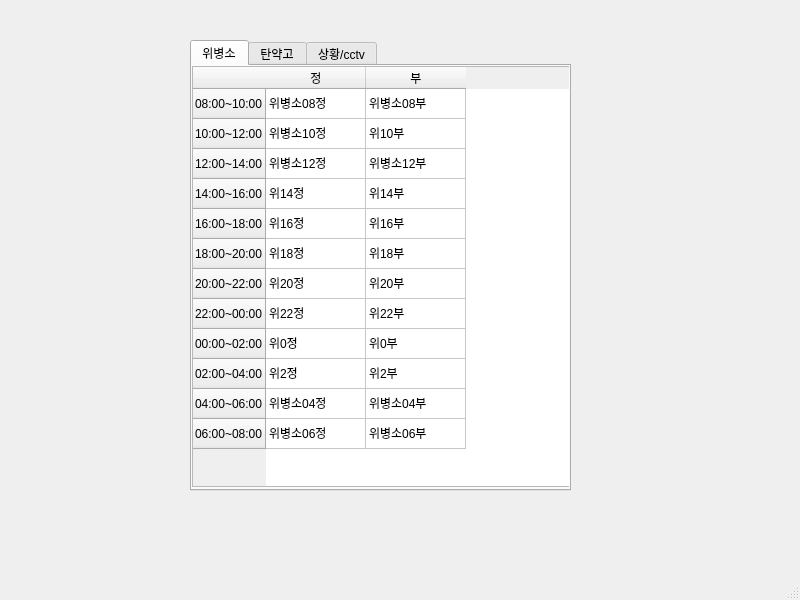
<?xml version="1.0" encoding="UTF-8"?>
<ui version="4.0">
 <class>TodayTable</class>
 <widget class="QMainWindow" name="TodayTable">
  <property name="geometry">
   <rect>
    <x>0</x>
    <y>0</y>
    <width>800</width>
    <height>600</height>
   </rect>
  </property>
  <property name="windowTitle">
   <string>MainWindow</string>
  </property>
  <widget class="QWidget" name="centralwidget">
   <widget class="QTabWidget" name="tabWidget">
    <property name="geometry">
     <rect>
      <x>190</x>
      <y>40</y>
      <width>381</width>
      <height>451</height>
     </rect>
    </property>
    <property name="currentIndex">
     <number>0</number>
    </property>
    <property name="documentMode">
     <bool>false</bool>
    </property>
    <widget class="QWidget" name="tab">
     <attribute name="title">
      <string>위병소</string>
     </attribute>
     <widget class="QTableWidget" name="tableWidget">
      <property name="geometry">
       <rect>
        <x>0</x>
        <y>0</y>
        <width>381</width>
        <height>421</height>
       </rect>
      </property>
      <row>
       <property name="text">
        <string>08:00~10:00</string>
       </property>
      </row>
      <row>
       <property name="text">
        <string>10:00~12:00</string>
       </property>
      </row>
      <row>
       <property name="text">
        <string>12:00~14:00</string>
       </property>
      </row>
      <row>
       <property name="text">
        <string>14:00~16:00</string>
       </property>
      </row>
      <row>
       <property name="text">
        <string>16:00~18:00</string>
       </property>
      </row>
      <row>
       <property name="text">
        <string>18:00~20:00</string>
       </property>
      </row>
      <row>
       <property name="text">
        <string>20:00~22:00</string>
       </property>
      </row>
      <row>
       <property name="text">
        <string>22:00~00:00</string>
       </property>
      </row>
      <row>
       <property name="text">
        <string>00:00~02:00</string>
       </property>
      </row>
      <row>
       <property name="text">
        <string>02:00~04:00</string>
       </property>
      </row>
      <row>
       <property name="text">
        <string>04:00~06:00</string>
       </property>
      </row>
      <row>
       <property name="text">
        <string>06:00~08:00</string>
       </property>
      </row>
      <column>
       <property name="text">
        <string>정</string>
       </property>
      </column>
      <column>
       <property name="text">
        <string>부</string>
       </property>
      </column>
      <item row="0" column="0">
       <property name="text">
        <string>위병소08정</string>
       </property>
      </item>
      <item row="0" column="1">
       <property name="text">
        <string>위병소08부</string>
       </property>
      </item>
      <item row="1" column="0">
       <property name="text">
        <string>위병소10정</string>
       </property>
      </item>
      <item row="1" column="1">
       <property name="text">
        <string>위10부</string>
       </property>
      </item>
      <item row="2" column="0">
       <property name="text">
        <string>위병소12정</string>
       </property>
      </item>
      <item row="2" column="1">
       <property name="text">
        <string>위병소12부</string>
       </property>
      </item>
      <item row="3" column="0">
       <property name="text">
        <string>위14정</string>
       </property>
      </item>
      <item row="3" column="1">
       <property name="text">
        <string>위14부</string>
       </property>
      </item>
      <item row="4" column="0">
       <property name="text">
        <string>위16정</string>
       </property>
      </item>
      <item row="4" column="1">
       <property name="text">
        <string>위16부</string>
       </property>
      </item>
      <item row="5" column="0">
       <property name="text">
        <string>위18정</string>
       </property>
      </item>
      <item row="5" column="1">
       <property name="text">
        <string>위18부</string>
       </property>
      </item>
      <item row="6" column="0">
       <property name="text">
        <string>위20정</string>
       </property>
      </item>
      <item row="6" column="1">
       <property name="text">
        <string>위20부</string>
       </property>
      </item>
      <item row="7" column="0">
       <property name="text">
        <string>위22정</string>
       </property>
      </item>
      <item row="7" column="1">
       <property name="text">
        <string>위22부</string>
       </property>
      </item>
      <item row="8" column="0">
       <property name="text">
        <string>위0정</string>
       </property>
      </item>
      <item row="8" column="1">
       <property name="text">
        <string>위0부</string>
       </property>
      </item>
      <item row="9" column="0">
       <property name="text">
        <string>위2정</string>
       </property>
      </item>
      <item row="9" column="1">
       <property name="text">
        <string>위2부</string>
       </property>
      </item>
      <item row="10" column="0">
       <property name="text">
        <string>위병소04정</string>
       </property>
      </item>
      <item row="10" column="1">
       <property name="text">
        <string>위병소04부</string>
       </property>
      </item>
      <item row="11" column="0">
       <property name="text">
        <string>위병소06정</string>
       </property>
      </item>
      <item row="11" column="1">
       <property name="text">
        <string>위병소06부</string>
       </property>
      </item>
     </widget>
    </widget>
    <widget class="QWidget" name="tab_3">
     <attribute name="title">
      <string>탄약고</string>
     </attribute>
     <widget class="QTableWidget" name="tableWidget_2">
      <property name="geometry">
       <rect>
        <x>0</x>
        <y>0</y>
        <width>381</width>
        <height>421</height>
       </rect>
      </property>
      <row>
       <property name="text">
        <string>08:00~10:00</string>
       </property>
      </row>
      <row>
       <property name="text">
        <string>10:00~12:00</string>
       </property>
      </row>
      <row>
       <property name="text">
        <string>12:00~14:00</string>
       </property>
      </row>
      <row>
       <property name="text">
        <string>14:00~16:00</string>
       </property>
      </row>
      <row>
       <property name="text">
        <string>16:00~18:00</string>
       </property>
      </row>
      <row>
       <property name="text">
        <string>18:00~20:00</string>
       </property>
      </row>
      <row>
       <property name="text">
        <string>20:00~22:00</string>
       </property>
      </row>
      <row>
       <property name="text">
        <string>22:00~00:00</string>
       </property>
      </row>
      <row>
       <property name="text">
        <string>00:00~02:00</string>
       </property>
      </row>
      <row>
       <property name="text">
        <string>02:00~04:00</string>
       </property>
      </row>
      <row>
       <property name="text">
        <string>04:00~06:00</string>
       </property>
      </row>
      <row>
       <property name="text">
        <string>06:00~08:00</string>
       </property>
      </row>
      <column>
       <property name="text">
        <string>정</string>
       </property>
      </column>
      <column>
       <property name="text">
        <string>부</string>
       </property>
      </column>
      <item row="0" column="0">
       <property name="text">
        <string>탄8정</string>
       </property>
      </item>
      <item row="0" column="1">
       <property name="text">
        <string>탄8부</string>
       </property>
      </item>
      <item row="1" column="0">
       <property name="text">
        <string>탄10정</string>
       </property>
      </item>
      <item row="1" column="1">
       <property name="text">
        <string>탄10부</string>
       </property>
      </item>
      <item row="2" column="0">
       <property name="text">
        <string>탄12정</string>
       </property>
      </item>
      <item row="2" column="1">
       <property name="text">
        <string>탄12부</string>
       </property>
      </item>
      <item row="3" column="0">
       <property name="text">
        <string>탄14정</string>
       </property>
      </item>
      <item row="3" column="1">
       <property name="text">
        <string>탄124부</string>
       </property>
      </item>
      <item row="4" column="0">
       <property name="text">
        <string>탄16정</string>
       </property>
      </item>
      <item row="4" column="1">
       <property name="text">
        <string>탄16부</string>
       </property>
      </item>
      <item row="11" column="0">
       <property name="text">
        <string>탄06정</string>
       </property>
      </item>
      <item row="11" column="1">
       <property name="text">
        <string>탄06뷰ㅜ</string>
       </property>
      </item>
     </widget>
    </widget>
    <widget class="QWidget" name="tab_2">
     <attribute name="title">
      <string>상황/cctv</string>
     </attribute>
     <widget class="QTableWidget" name="tableWidget_3">
      <property name="geometry">
       <rect>
        <x>0</x>
        <y>0</y>
        <width>381</width>
        <height>421</height>
       </rect>
      </property>
      <row>
       <property name="text">
        <string>08:00~10:00</string>
       </property>
      </row>
      <row>
       <property name="text">
        <string>10:00~12:00</string>
       </property>
      </row>
      <row>
       <property name="text">
        <string>12:00~14:00</string>
       </property>
      </row>
      <row>
       <property name="text">
        <string>14:00~16:00</string>
       </property>
      </row>
      <row>
       <property name="text">
        <string>16:00~18:00</string>
       </property>
      </row>
      <row>
       <property name="text">
        <string>18:00~20:00</string>
       </property>
      </row>
      <row>
       <property name="text">
        <string>20:00~22:00</string>
       </property>
      </row>
      <row>
       <property name="text">
        <string>22:00~00:00</string>
       </property>
      </row>
      <row>
       <property name="text">
        <string>00:00~02:00</string>
       </property>
      </row>
      <row>
       <property name="text">
        <string>02:00~04:00</string>
       </property>
      </row>
      <row>
       <property name="text">
        <string>04:00~06:00</string>
       </property>
      </row>
      <row>
       <property name="text">
        <string>06:00~08:00</string>
       </property>
      </row>
      <column>
       <property name="text">
        <string>상황병</string>
       </property>
      </column>
      <column>
       <property name="text">
        <string>CCTV</string>
       </property>
      </column>
      <item row="0" column="0">
       <property name="text">
        <string>상08</string>
       </property>
      </item>
      <item row="0" column="1">
       <property name="text">
        <string>시8</string>
       </property>
      </item>
      <item row="1" column="0">
       <property name="text">
        <string>상10</string>
       </property>
      </item>
      <item row="1" column="1">
       <property name="text">
        <string>시10</string>
       </property>
      </item>
      <item row="11" column="0">
       <property name="text">
        <string>상06</string>
       </property>
      </item>
      <item row="11" column="1">
       <property name="text">
        <string>시06</string>
       </property>
      </item>
     </widget>
    </widget>
   </widget>
  </widget>
  <widget class="QStatusBar" name="statusbar">
   <property name="sizeGripEnabled">
    <bool>true</bool>
   </property>
  </widget>
 </widget>
 <resources/>
 <connections/>
</ui>
